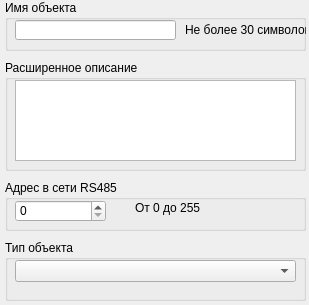
<?xml version="1.0" encoding="UTF-8"?>
<ui version="4.0">
 <class>newObjectMaster_1</class>
 <widget class="QWidget" name="newObjectMaster_1">
  <property name="geometry">
   <rect>
    <x>0</x>
    <y>0</y>
    <width>309</width>
    <height>305</height>
   </rect>
  </property>
  <property name="windowTitle">
   <string>Form</string>
  </property>
  <widget class="QGroupBox" name="groupBox_4">
   <property name="geometry">
    <rect>
     <x>5</x>
     <y>240</y>
     <width>301</width>
     <height>61</height>
    </rect>
   </property>
   <property name="title">
    <string>Тип объекта</string>
   </property>
   <widget class="QComboBox" name="typeComboBox">
    <property name="geometry">
     <rect>
      <x>10</x>
      <y>20</y>
      <width>281</width>
      <height>22</height>
     </rect>
    </property>
   </widget>
  </widget>
  <widget class="QGroupBox" name="groupBox_2">
   <property name="geometry">
    <rect>
     <x>5</x>
     <y>60</y>
     <width>301</width>
     <height>111</height>
    </rect>
   </property>
   <property name="title">
    <string>Расширенное описание</string>
   </property>
   <widget class="QTextEdit" name="textEdit">
    <property name="geometry">
     <rect>
      <x>10</x>
      <y>20</y>
      <width>281</width>
      <height>81</height>
     </rect>
    </property>
   </widget>
  </widget>
  <widget class="QGroupBox" name="groupBox">
   <property name="geometry">
    <rect>
     <x>5</x>
     <y>0</y>
     <width>301</width>
     <height>51</height>
    </rect>
   </property>
   <property name="title">
    <string>Имя объекта</string>
   </property>
   <widget class="QLineEdit" name="nameLineEdit">
    <property name="geometry">
     <rect>
      <x>10</x>
      <y>20</y>
      <width>161</width>
      <height>20</height>
     </rect>
    </property>
    <property name="maxLength">
     <number>30</number>
    </property>
   </widget>
   <widget class="QLabel" name="label">
    <property name="geometry">
     <rect>
      <x>180</x>
      <y>20</y>
      <width>121</width>
      <height>20</height>
     </rect>
    </property>
    <property name="text">
     <string>Не более 30 символов</string>
    </property>
   </widget>
  </widget>
  <widget class="QGroupBox" name="groupBox_3">
   <property name="geometry">
    <rect>
     <x>5</x>
     <y>180</y>
     <width>301</width>
     <height>51</height>
    </rect>
   </property>
   <property name="title">
    <string>Адрес в сети RS485</string>
   </property>
   <widget class="QSpinBox" name="addressSpinBox">
    <property name="geometry">
     <rect>
      <x>10</x>
      <y>20</y>
      <width>91</width>
      <height>22</height>
     </rect>
    </property>
    <property name="maximum">
     <number>255</number>
    </property>
   </widget>
   <widget class="QLabel" name="label_2">
    <property name="geometry">
     <rect>
      <x>130</x>
      <y>20</y>
      <width>121</width>
      <height>16</height>
     </rect>
    </property>
    <property name="text">
     <string>От 0 до 255</string>
    </property>
   </widget>
  </widget>
 </widget>
 <resources/>
 <connections/>
</ui>
